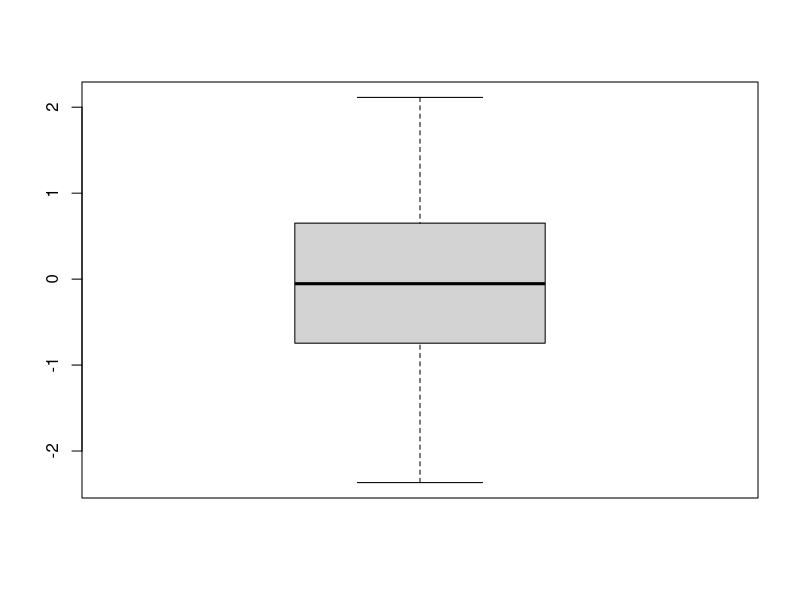
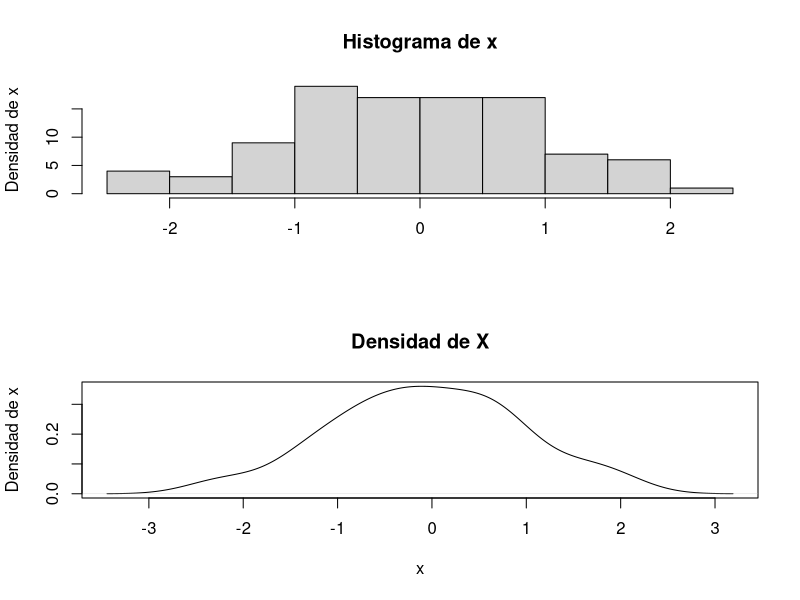
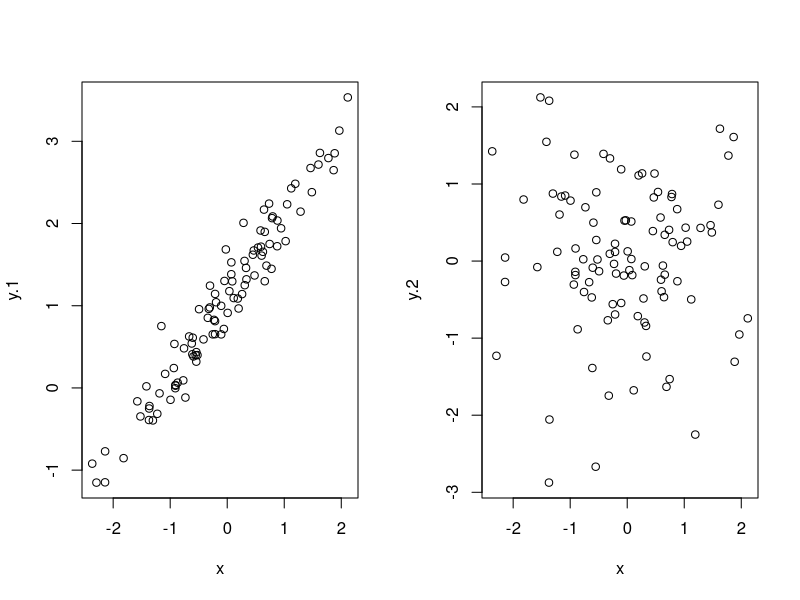

The R script that drew these images, in order:
## ---- chunk 1
knitr::opts_chunk$set(echo = TRUE)
## ---- chunk 2
x <- rnorm(100)
boxplot(x)
## ---- chunk 3
par(mfrow = c(2, 1))
hist(x, main = "Histograma de x", xlab = "", ylab = "Densidad de x")
plot(density(x), main = "Densidad de X", xlab = "x", ylab = "Densidad de x")
## ---- chunk 4
y.1 <- x + rnorm(100, 1.1, 0.25)
y.2 <- rnorm(100)

par(mfrow = c(1, 2))
plot(x, y.1)
plot(x, y.2)
